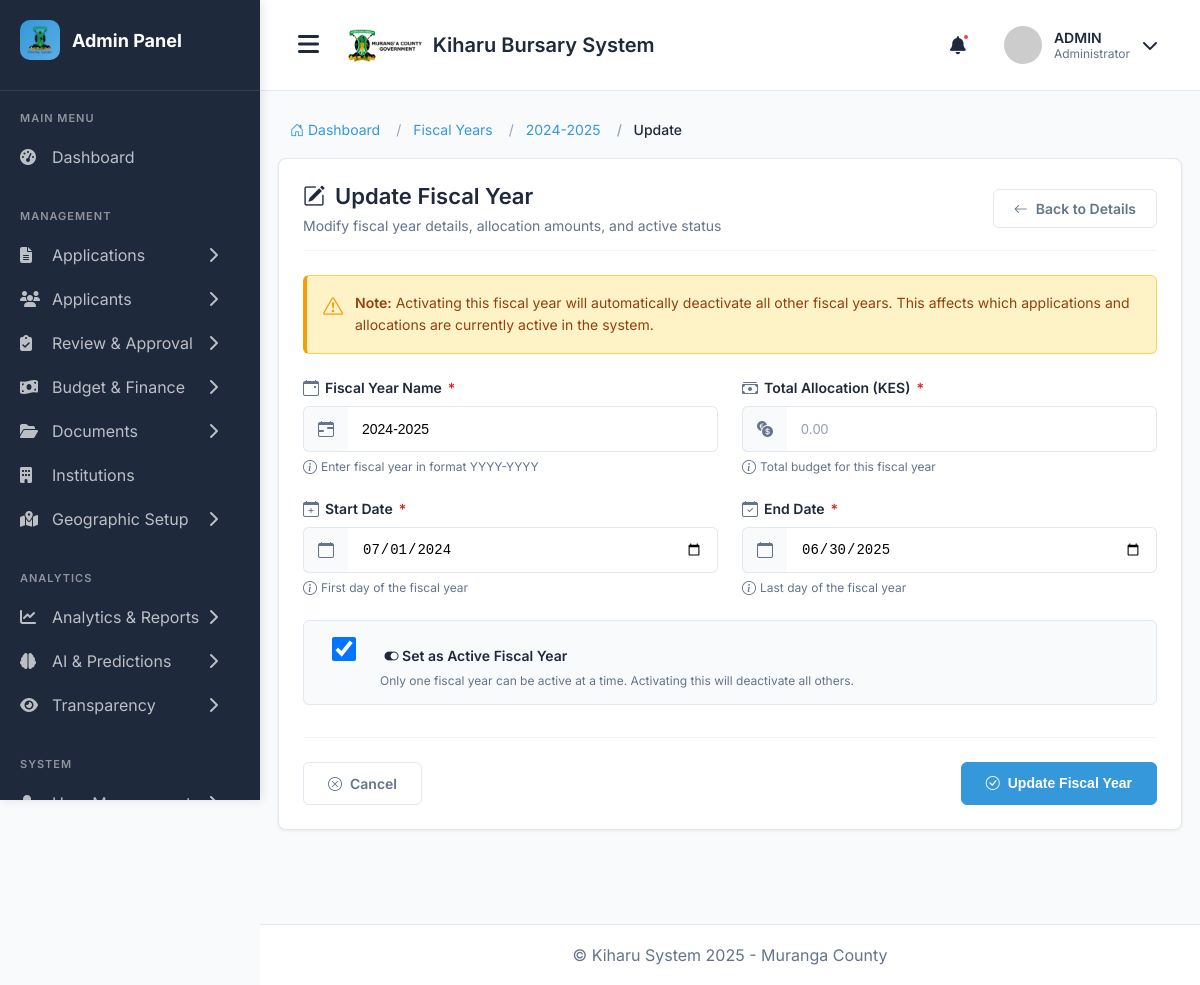
/admin-fiscal-years/1/edit/ (signed in), run on an earlier commit of the app's database.
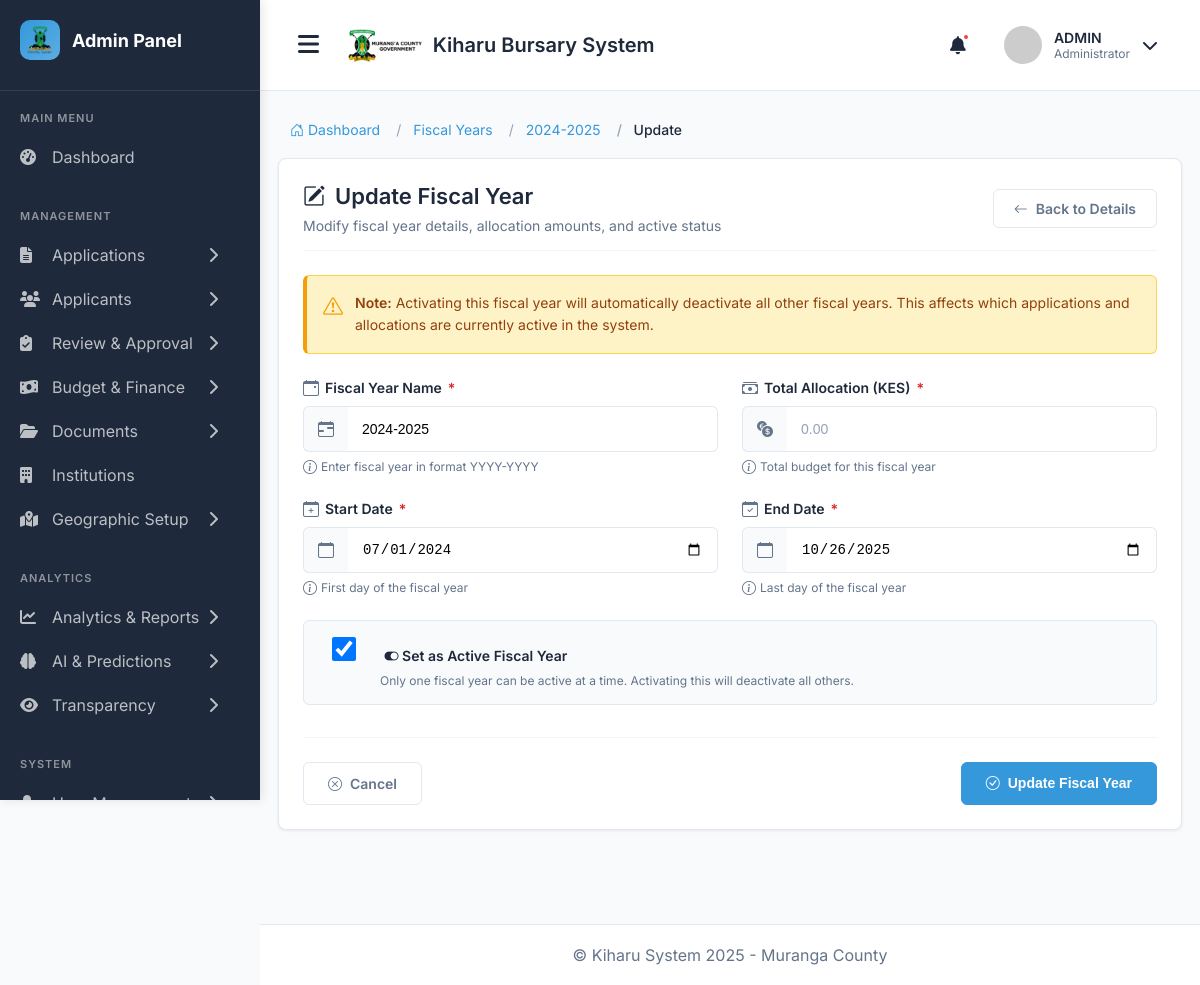
And on a later commit of the database.
### main_application/models.py (models this page shows, shortened)
class FiscalYear(models.Model):
    name = models.CharField(max_length=20, unique=True)  # e.g., "2024-2025"
    start_date = models.DateField()
    end_date = models.DateField()
    county = models.ForeignKey(County, on_delete=models.CASCADE, related_name='fiscal_years')
    total_county_budget = models.DecimalField(
        max_digits=15,
        decimal_places=2,
        help_text="Total county budget for the year"
    )
    education_budget = models.DecimalField(
        max_digits=15,
        decimal_places=2,
        help_text="Education sector allocation"
    )
    total_bursary_allocation = models.DecimalField(
        max_digits=12,
        decimal_places=2,
        help_text="Total county bursary allocation for the year"
    )
    equitable_share = models.DecimalField(
        max_digits=15,
        decimal_places=2,
        default=0,
        help_text="Equitable share from National Treasury"
    )
    conditional_grants = models.DecimalField(
        max_digits=15,
        decimal_places=2,
        default=0,
        help_text="Conditional allocations from National Treasury"
    )
    number_of_disbursement_rounds = models.PositiveIntegerField(
        default=2,
        help_text="How many times bursaries are disbursed per year (e.g., 2, 4, or 5)"
    )
    is_active = models.BooleanField(default=False)
    application_open = models.BooleanField(default=False)
    application_deadline = models.DateField(blank=True, null=True)
    created_at = models.DateTimeField(auto_now_add=True)
    created_by = models.ForeignKey(User, on_delete=models.SET_NULL, null=True)
    class Meta:
        ordering = ['-start_date']

### main_application/views.py (the view, shortened to what this page needs)
# urls.py: path('admin-fiscal-years/<int:pk>/edit/', views.fiscal_year_update, name='fiscal_year_update'),
@login_required
@user_passes_test(is_admin)
def fiscal_year_update(request, pk):
    fiscal_year = get_object_or_404(FiscalYear, pk=pk)
    context = {'fiscal_year': fiscal_year}
    return render(request, 'admin/fiscal_year_update.html', context)

### main_application/views.py (called while the page is built)
def is_admin(user):
    return user.user_type == 'admin'

### templates/admin/fiscal_year_update.html (shortened to what the changed rows need)
{% extends "admin_base.html" %}
{% block content %}
<div class="container-fluid">
    <nav aria-label="breadcrumb">
        <ol class="breadcrumb">
            <li class="breadcrumb-item">
                <a href="{% url 'fiscal_year_detail' fiscal_year.pk %}">{{ fiscal_year.name }}</a>
            </li>
        </ol>
    </nav>
    <div class="row justify-content-center">
        <div class="col-lg-12">
            <div class="section-container">
                <div class="page-header">
                    <div>
                        <h1 class="page-title">
                            <i class="bi bi-pencil-square"></i>
                            Update Fiscal Year
                        </h1>
                    </div>
                </div>
                <form method="post">
                    <div class="row">
                        <div class="col-md-6">
                            <div class="form-section">
                                <div class="input-group">
                                    <span class="input-group-text">
                                        <i class="bi bi-calendar-range"></i>
                                    </span>
                                    <input type="text"
                                           class="form-control"
                                           id="name"
                                           name="name"
                                           value="{{ fiscal_year.name }}"
                                           placeholder="e.g., 2024-2025"
                                           required>
                                </div>
                            </div>
                        </div>
                    </div>
                    <div class="row">
                        <div class="col-md-6">
                            <div class="form-section">
                                <div class="input-group">
                                    <span class="input-group-text">
                                        <i class="bi bi-calendar"></i>
                                    </span>
                                    <input type="date"
                                           class="form-control"
                                           id="start_date"
                                           name="start_date"
                                           value="{{ fiscal_year.start_date|date:'Y-m-d' }}"
                                           required>
                                </div>
                            </div>
                        </div>
                        <div class="col-md-6">
                            <div class="form-section">
                                <div class="input-group">
                                    <span class="input-group-text">
                                        <i class="bi bi-calendar"></i>
                                    </span>
                                    <input type="date"
                                           class="form-control"
                                           id="end_date"
                                           name="end_date"
                                           value="{{ fiscal_year.end_date|date:'Y-m-d' }}"
                                           required>
                                </div>
                            </div>
                        </div>
                    </div>
                    <div class="form-check">
                        <input class="form-check-input"
                               type="checkbox"
                               role="switch"
                               id="is_active"
                               name="is_active"
                               {% if fiscal_year.is_active %}checked{% endif %}>
                        <label class="form-check-label" for="is_active">
                            <i class="bi bi-toggle-on"></i>
                            Set as Active Fiscal Year
                        </label>
                        <div class="form-text">
                            Only one fiscal year can be active at a time. Activating this will deactivate all others.
                        </div>
                    </div>
                </form>
            </div>
        </div>
    </div>
</div>
{% endblock %}

What changed in the data, as far as the page shows it:
changed FiscalYear: end_date "06/30/2025" → "10/26/2025"
